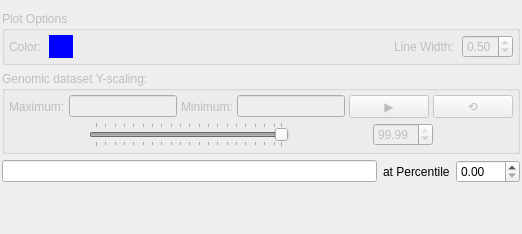
           <widget class="QWidget" name="genomicDataSettingTab">
            <attribute name="title">
             <string>2</string>
            </attribute>
            <layout class="QVBoxLayout" name="verticalLayout_6">
             <property name="leftMargin">
              <number>2</number>
             </property>
             <property name="rightMargin">
              <number>2</number>
             </property>
             <item>
              <widget class="QGroupBox" name="genomicDataSubPlotOptionsGBox">
               <property name="enabled">
                <bool>false</bool>
               </property>
               <property name="title">
                <string>Plot Options</string>
               </property>
               <layout class="QVBoxLayout" name="verticalLayout_8">
                <property name="spacing">
                 <number>4</number>
                </property>
                <property name="leftMargin">
                 <number>4</number>
                </property>
                <property name="topMargin">
                 <number>4</number>
                </property>
                <property name="rightMargin">
                 <number>4</number>
                </property>
                <property name="bottomMargin">
                 <number>4</number>
                </property>
                <item>
                 <layout class="QHBoxLayout" name="genomicDataLayout">
                  <item>
                   <widget class="QLabel" name="genomicDataColorLabel">
                    <property name="text">
                     <string>Color: </string>
                    </property>
                   </widget>
                  </item>
                  <item>
                   <widget class="QToolButton" name="genomicDataColorButton">
                    <property name="styleSheet">
                     <string notr="true">background-color: rgb(0, 0, 255);</string>
                    </property>
                    <property name="text">
                     <string/>
                    </property>
                    <property name="autoRaise">
                     <bool>true</bool>
                    </property>
                    <property name="arrowType">
                     <enum>Qt::NoArrow</enum>
                    </property>
                   </widget>
                  </item>
                  <item>
                   <spacer name="horizontalSpacer_2">
                    <property name="orientation">
                     <enum>Qt::Horizontal</enum>
                    </property>
                    <property name="sizeHint" stdset="0">
                     <size>
                      <width>40</width>
                      <height>20</height>
                     </size>
                    </property>
                   </spacer>
                  </item>
                  <item>
                   <widget class="QLabel" name="genomicDataLineWidthLabel">
                    <property name="text">
                     <string>Line Width: </string>
                    </property>
                   </widget>
                  </item>
                  <item>
                   <widget class="QDoubleSpinBox" name="genomicDataLineWidthSpinBox">
                    <property name="decimals">
                     <number>2</number>
                    </property>
                    <property name="maximum">
                     <double>5.000000000000000</double>
                    </property>
                    <property name="singleStep">
                     <double>0.100000000000000</double>
                    </property>
                    <property name="value">
                     <double>0.500000000000000</double>
                    </property>
                   </widget>
                  </item>
                 </layout>
                </item>
               </layout>
              </widget>
             </item>
             <item>
              <widget class="QGroupBox" name="genomicDataYScalingGroupBox">
               <property name="enabled">
                <bool>false</bool>
               </property>
               <property name="title">
                <string>Genomic dataset Y-scaling:</string>
               </property>
               <layout class="QVBoxLayout" name="verticalLayout_3">
                <property name="spacing">
                 <number>4</number>
                </property>
                <property name="leftMargin">
                 <number>4</number>
                </property>
                <property name="topMargin">
                 <number>4</number>
                </property>
                <property name="rightMargin">
                 <number>4</number>
                </property>
                <property name="bottomMargin">
                 <number>4</number>
                </property>
                <item>
                 <layout class="QHBoxLayout" name="genomicDataYScalingRangerLayout">
                  <item>
                   <widget class="QLabel" name="genomicDataYScalingMaxQLabel">
                    <property name="text">
                     <string>Maximum:</string>
                    </property>
                   </widget>
                  </item>
                  <item>
                   <widget class="QLineEdit" name="genomicDataYScalingMaxLineEdit"/>
                  </item>
                  <item>
                   <widget class="QLabel" name="genomicDataYScalingMinQLabel">
                    <property name="text">
                     <string>Minimum:</string>
                    </property>
                   </widget>
                  </item>
                  <item>
                   <widget class="QLineEdit" name="genomicDataYScalingMinLineEdit"/>
                  </item>
                  <item>
                   <widget class="QPushButton" name="genomicDataYScalingGoButton">
                    <property name="minimumSize">
                     <size>
                      <width>20</width>
                      <height>0</height>
                     </size>
                    </property>
                    <property name="toolTip">
                     <string>Update lower and upper limits</string>
                    </property>
                    <property name="text">
                     <string>▶</string>
                    </property>
                   </widget>
                  </item>
                  <item>
                   <widget class="QPushButton" name="genomicDataYScalingResetButton">
                    <property name="minimumSize">
                     <size>
                      <width>20</width>
                      <height>0</height>
                     </size>
                    </property>
                    <property name="toolTip">
                     <string>Reset to original upper and lower limits</string>
                    </property>
                    <property name="text">
                     <string>⟲</string>
                    </property>
                   </widget>
                  </item>
                 </layout>
                </item>
                <item>
                 <layout class="QHBoxLayout" name="genomicDataYScalingToolLayout">
                  <item>
                   <widget class="QSlider" name="genomicDataYScalingSlider">
                    <property name="sizePolicy">
                     <sizepolicy hsizetype="Minimum" vsizetype="Fixed">
                      <horstretch>0</horstretch>
                      <verstretch>0</verstretch>
                     </sizepolicy>
                    </property>
                    <property name="maximumSize">
                     <size>
                      <width>200</width>
                      <height>16777215</height>
                     </size>
                    </property>
                    <property name="value">
                     <number>99</number>
                    </property>
                    <property name="orientation">
                     <enum>Qt::Horizontal</enum>
                    </property>
                    <property name="tickPosition">
                     <enum>QSlider::TicksBothSides</enum>
                    </property>
                    <property name="tickInterval">
                     <number>5</number>
                    </property>
                   </widget>
                  </item>
                  <item>
                   <widget class="QDoubleSpinBox" name="genomicDataYScalingSpinBox">
                    <property name="sizePolicy">
                     <sizepolicy hsizetype="Maximum" vsizetype="Fixed">
                      <horstretch>0</horstretch>
                      <verstretch>0</verstretch>
                     </sizepolicy>
                    </property>
                    <property name="maximumSize">
                     <size>
                      <width>60</width>
                      <height>16777215</height>
                     </size>
                    </property>
                    <property name="wrapping">
                     <bool>false</bool>
                    </property>
                    <property name="keyboardTracking">
                     <bool>false</bool>
                    </property>
                    <property name="suffix">
                     <string/>
                    </property>
                    <property name="value">
                     <double>99.989999999999995</double>
                    </property>
                   </widget>
                  </item>
                 </layout>
                </item>
               </layout>
              </widget>
             </item>
             <item>
              <layout class="QHBoxLayout" name="percentileLayout">
               <item>
                <widget class="QLineEdit" name="percentileValueLineEdit">
                 <property name="readOnly">
                  <bool>true</bool>
                 </property>
                </widget>
               </item>
               <item>
                <widget class="QLabel" name="percentileLabel">
                 <property name="text">
                  <string>at Percentile</string>
                 </property>
                </widget>
               </item>
               <item>
                <widget class="QDoubleSpinBox" name="genomicDataPercentileSpinBox">
                 <property name="maximum">
                  <double>100.000000000000000</double>
                 </property>
                </widget>
               </item>
              </layout>
             </item>
             <item>
              <spacer name="verticalSpacer_2">
               <property name="orientation">
                <enum>Qt::Vertical</enum>
               </property>
               <property name="sizeHint" stdset="0">
                <size>
                 <width>20</width>
                 <height>40</height>
                </size>
               </property>
              </spacer>
             </item>
            </layout>
           </widget>
